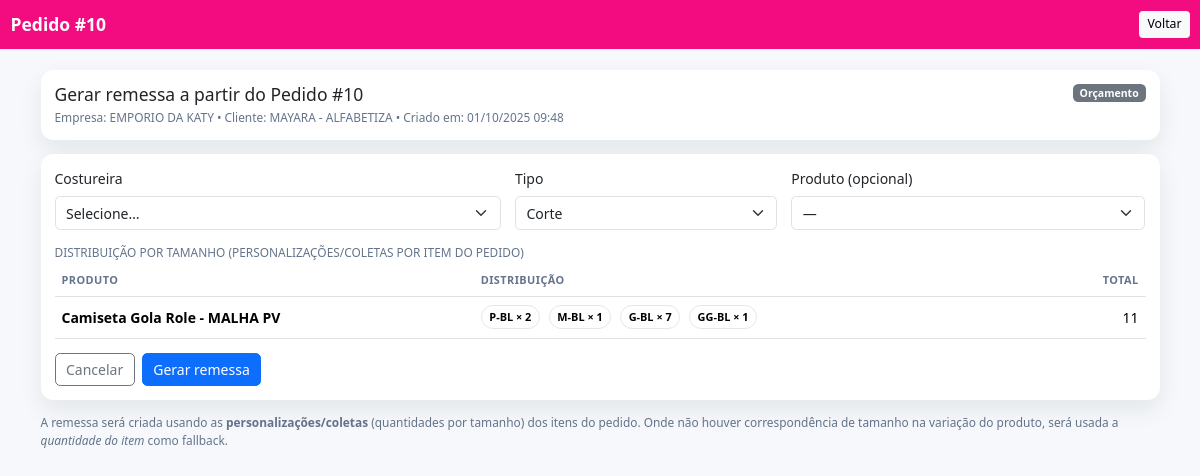
The page /pedidos/10/gerar-remessa/ (signed in) on the database its author committed.
### camisas/models.py (models this page shows, shortened)
class Pedido(models.Model):
    STATUS = (
        ("ORC", "Orçamento"),
        ("PEN", "Pendente"),
        ("PROD", "Em Produção"),
        ("FAT", "Faturado/Entregue"),
        ("CANC", "Cancelado"),
    )
    ETAPA_PRODUCAO = [
        ("ARTE", "Arte"),
        ("IMPRESSAO", "Impressão"),
        ("ESTAMPAGEM", "Estampagem"),
        ("ACABAMENTO", "Acabamento"),
        ("QUALIDADE", "Qualidade"),
        ("ENTREGA", "Entrega"),
    ]
    empresa = models.ForeignKey("Empresa", on_delete=models.PROTECT, related_name="pedidos")
    cliente = models.ForeignKey("Cliente", on_delete=models.PROTECT, related_name="pedidos")
    criado_em = models.DateTimeField(default=timezone.now)
    status = models.CharField(max_length=4, choices=STATUS, default="ORC")
    etapa_producao = models.CharField(
        max_length=20,
        choices=ETAPA_PRODUCAO,
        default="ARTE",
        db_index=True,
        help_text="Etapa atual no fluxo de produção (Kanban)."
    )
    observacao = models.TextField(blank=True, null=True)
    desconto_percentual = models.DecimalField(max_digits=7, decimal_places=2, default=Decimal("0.00"))
    acrescimo_percentual = models.DecimalField(max_digits=7, decimal_places=2, default=Decimal("0.00"))
    data_entrega = models.DateField(blank=True, null=True, verbose_name="Data de entrega")
    orcamento_ocultar_total = models.BooleanField(
        default=False,
        help_text="Se marcado, esconde o bloco de totais e a coluna Subtotal no orçamento."
    )
    numero_orcamento = models.CharField(max_length=40, blank=True, null=True)
    validade = models.DateField(blank=True, null=True)
    condicoes = models.TextField(blank=True, null=True)
    arte = SafeImageField(upload_to=arte_upload_to, blank=True, null=True)
    APPROVAL_CHOICES = (("PEND", "Pendente"), ("APRV", "Aprovado"), ("REJ", "Recusado"))
    approval_token = models.CharField(max_length=64, unique=True, db_index=True, default=gen_approval_token, editable=False)
    approval_status = models.CharField(max_length=4, choices=APPROVAL_CHOICES, default="PEND")
    approval_decided_at = models.DateTimeField(blank=True, null=True)
    approval_decision_ip = models.GenericIPAddressField(blank=True, null=True)
    approval_name = models.CharField(max_length=120, blank=True, null=True)
    approval_email = models.EmailField(blank=True, null=True)
    approval_comment = models.TextField(blank=True, null=True)
    approval_signature = SafeImageField(upload_to="assinaturas/%Y/%m", blank=True, null=True)
    approval_user_agent = models.TextField(blank=True, default="")
    approval_timezone = models.CharField(max_length=64, blank=True, default="")
    approval_hash = models.CharField(max_length=64, blank=True, default="")
    ART_CHOICES = (("PEND", "Pendente"), ("APRV", "Aprovado"), ("REJ", "Recusado"))
    artwork_token = models.CharField(max_length=64, unique=True, db_index=True, default=gen_approval_token, editable=False)
    artwork_status = models.CharField(max_length=4, choices=ART_CHOICES, default="PEND")
    artwork_decided_at = models.DateTimeField(blank=True, null=True)
    artwork_decision_ip = models.GenericIPAddressField(blank=True, null=True)
    artwork_name = models.CharField(max_length=120, blank=True, null=True)
    artwork_email = models.EmailField(blank=True, null=True)
    artwork_comment = models.TextField(blank=True, null=True)
    artwork_signature = SafeImageField(upload_to="assinaturas/%Y/%m", blank=True, null=True)
    artwork_user_agent = models.TextField(blank=True, default="")
    artwork_timezone = models.CharField(max_length=64, blank=True, default="")
    artwork_hash = models.CharField(max_length=64, blank=True, default="")

class Empresa(models.Model):
    nome_fantasia = models.CharField(max_length=120)
    razao_social = models.CharField(max_length=180, blank=True, null=True)
    cnpj = models.CharField(max_length=18, blank=True, null=True)
    ie = models.CharField("Inscrição Estadual", max_length=30, blank=True, null=True)
    email = models.EmailField(blank=True, null=True)
    telefone = models.CharField(max_length=30, blank=True, null=True)
    endereco = models.CharField(max_length=180, blank=True, null=True)
    cidade = models.CharField(max_length=80, blank=True, null=True)
    uf = models.CharField(max_length=2, blank=True, null=True)
    logo = SafeImageField(upload_to=logo_upload_to, blank=True, null=True)
    class Meta:
        ordering = ("nome_fantasia",)
    def logo_img_tag(self, height: int = 120) -> str:
        """Pré-visualização segura para usar no admin (readonly_fields)."""
        url = self.logo_url_safe
        if not url:
            return "—"
        return mark_safe(
            f'<img src="{url}" style="max-height:{height}px;border:1px solid #eee;padding:4px;border-radius:6px">'
        )
    logo_img_tag.short_description = "Logo"

class Cliente(models.Model):
    empresa = models.ForeignKey(Empresa, on_delete=models.PROTECT, related_name="clientes")
    nome = models.CharField(max_length=120)
    cpf_cnpj = models.CharField(max_length=20, blank=True, null=True)
    email = models.EmailField(blank=True, null=True)
    telefone = models.CharField(max_length=30, blank=True, null=True)
    endereco = models.CharField(max_length=180, blank=True, null=True)
    observacoes = models.TextField(blank=True, null=True)

class Produto(models.Model):
    empresa = models.ForeignKey(Empresa, on_delete=models.PROTECT, related_name="produtos")
    nome = models.CharField(max_length=120)
    descricao = models.TextField(blank=True, null=True)
    ativo = models.BooleanField(default=True)
    def __str__(self) -> str:
        return self.nome

class PersonalizacaoItem(models.Model):
    TAM_CAMISA = [
        ("1A",  "1 ano"),
        ("2A",  "2 anos"),
        ("4A",  "4 anos"),
        ("6A",  "6 anos"),
        ("8A",  "8 anos"),
        ("10A", "10 anos"),
        ("12A", "12 anos"),
        ("PP", "PP"),
        ("P",  "P"),
        ("M",  "M"),
        ("G",  "G"),
        ("GG", "GG"),
        ("XG", "XG"),
        ("GXG", "GXG"),
        ("PP-BL", "PP Baby Look"),
        ("P-BL",  "P Baby Look"),
        ("M-BL",  "M Baby Look"),
        ("G-BL",  "G Baby Look"),
        ("GG-BL", "GG Baby Look"),
        ("XG-BL", "XG Baby Look"),
    ]
    TAM_SHORT = [
        ("P", "P"),
        ("M", "M"),
        ("G", "G"),
        ("GG", "GG"),
    ]
    item = models.ForeignKey(
        "ItemPedido",
        related_name="personalizacoes",
        on_delete=models.CASCADE
    )
    nome = models.CharField(max_length=100, blank=True, null=True)
    numero = models.CharField(max_length=10, blank=True, null=True)
    outra_info = models.CharField(max_length=200, blank=True, null=True)
    tamanho_camisa = models.CharField(
        max_length=10,
        choices=TAM_CAMISA,
        blank=True,
        null=True
    )
    quantidade = models.PositiveIntegerField(
        blank=True,
        null=True,
        default=None,
        help_text="Quantidade opcional"
    )
    incluir_short = models.BooleanField(default=False)
    tamanho_short = models.CharField(
        max_length=10,
        choices=TAM_SHORT,
        blank=True,
        null=True
    )

### camisas/views.py (the view, shortened to what this page needs)
# urls.py: path("pedidos/<int:pk>/gerar-remessa/", views.pedido_gerar_remessa, name="pedido_gerar_remessa"),
@login_required
@transaction.atomic
def pedido_gerar_remessa(request, pk):
    pedido = get_object_or_404(
        Pedido.objects.select_related("empresa", "cliente").prefetch_related(
            Prefetch(
                "itens",
                queryset=ItemPedido.objects
                    .select_related("variacao", "variacao__produto")
                    .prefetch_related(
                        "personalizacoes",
                        Prefetch("coletas", queryset=ColetaPedido.objects.prefetch_related("pessoas"))
                    )
            )
        ),
        pk=pk
    )
    if request.method == "GET":
        itens_por_produto = defaultdict(list)
        for it in pedido.itens.all():
            if it.variacao_id:
                itens_por_produto[it.variacao.produto].append(it)
        preview = []
        for produto, itens in itens_por_produto.items():
            counter = Counter()
            for it in itens:
                counter += _count_for_item(it)
            mapa = _order_sizes(counter)
            total = sum(mapa.values())
            preview.append({
                "produto": produto,
                "mapa": mapa,   # OrderedDict { "P": 10, "M": 12, ... }
                "total": total,
            })
        preview.sort(key=lambda r: r["produto"].nome.lower())
        costureiras = Costureira.objects.filter(ativo=True).order_by("nome")
        produtos = Produto.objects.filter(empresa=pedido.empresa, ativo=True).order_by("nome")
        return render(request, "camisas/pedido_gerar_remessa.html", {
            "pedido": pedido,
            "costureiras": costureiras,
            "produtos": produtos,
            "remessa_tipos": Remessa.TIPO,
            "preview": preview,  # 👈 o template que te passei usa 'preview'
        })

### camisas/views.py (called while the page is built, shortened)
def _count_for_item(it) -> Counter:
    c = Counter()
    for p in it.personalizacoes.all():
        tam = (p.tamanho_camisa or "").strip().upper()
        if not tam:
            continue
        qtd = int(p.quantidade or 1)
        c[tam] += qtd
    return c

def _order_sizes(counter: Counter) -> OrderedDict:
    od = OrderedDict()
    for s in SIZE_ORDER:
        q = counter.get(s) or 0
        if q:
            od[s] = q
    for k, v in counter.items():
        if v and k not in od:
            od[k] = v
    return od

### camisas/templates/camisas/pedido_gerar_remessa.html (shortened to what this page needs)
<!doctype html>
<html lang="pt-br">
<head>
  <link href="https://cdn.jsdelivr.net/npm/bootstrap@5.3.3/dist/css/bootstrap.min.css" rel="stylesheet"/>
</head>
<body>
<nav class="navbar nav-pro navbar-dark">
  <div class="container-fluid">
    <a class="navbar-brand fw-bold" href="{% url 'camisas:pedido_detail' pedido.pk %}">Pedido #{{ pedido.pk }}</a>
    <div class="ms-auto d-flex gap-2">
      <a class="btn btn-sm btn-light" href="{% url 'camisas:pedido_detail' pedido.pk %}">Voltar</a>
    </div>
  </div>
</nav>
<main class="container py-4">
  <div class="card p-3 bg-white mb-3">
    <div class="d-flex justify-content-between align-items-start flex-wrap gap-2">
      <div>
        <h1 class="h5 mb-1">Gerar remessa a partir do Pedido #{{ pedido.pk }}</h1>
        <div class="mini">
          Empresa: {{ pedido.empresa.nome_fantasia|default:"—" }} •
          Cliente: {{ pedido.cliente.nome|default:pedido.cliente|default:"—" }} •
          Criado em: {{ pedido.criado_em|date:"d/m/Y H:i" }}
        </div>
      </div>
      <span class="badge
        {% if pedido.status == 'FAT' %}text-bg-success
        {% elif pedido.status == 'PROD' %}text-bg-primary
        {% elif pedido.status == 'PEN' %}text-bg-warning
        {% elif pedido.status == 'ORC' %}text-bg-secondary
        {% else %}text-bg-dark{% endif %}">
        {{ pedido.get_status_display }}
      </span>
    </div>
  </div>
  <div class="card p-3 bg-white mb-3">
    <form method="post" class="row g-3">
      <div class="col-12 col-md-5">
        <label class="form-label">Costureira</label>
        <select name="costureira" class="form-select" required>
          <option value="" selected disabled>Selecione…</option>
        </select>
      </div>
      <div class="col-6 col-md-3">
        <label class="form-label">Tipo</label>
        <select name="tipo" class="form-select">
          {% if remessa_tipos %}
            {% for val,label in remessa_tipos %}
              <option value="{{ val }}">{{ label }}</option>
            {% endfor %}
          {% else %}
            <option value="CORTE">Corte</option>
            <option value="COSTURA">Costura</option>
            <option value="CORRECAO">Correção</option>
          {% endif %}
        </select>
      </div>
      <div class="col-6 col-md-4">
        <label class="form-label">Produto (opcional)</label>
        <select name="produto" class="form-select">
          <option value="">—</option>
        </select>
      </div>
      <div class="col-12">
        <div class="mini text-uppercase mb-1">Distribuição por tamanho (personalizações/coletas por item do pedido)</div>
        <div class="table-responsive">
          <table class="table align-middle mb-0">
            <thead>
              <tr>
                <th style="min-width:220px">Produto</th>
                <th>Distribuição</th>
                <th class="text-end" style="width:140px">Total</th>
              </tr>
            </thead>
            <tbody>
              {% if preview %}
                {% for row in preview %}
                  <tr>
                    <td class="fw-semibold">
                      {% if row.produto %}{{ row.produto }}{% else %}—{% endif %}
                    </td>
                    <td>
                      {% if row.mapa %}
                        {% for tam, qtd in row.mapa.items %}
                          <span class="chip">{{ tam }} × {{ qtd }}</span>
                        {% endfor %}
                      {% else %}
                        <span class="text-muted">— sem dados de tamanho • usará a quantidade do item</span>
                      {% endif %}
                    </td>
                    <td class="text-end">{{ row.total|default:"0" }}</td>
                  </tr>
                {% endfor %}
              {% else %}
                <tr>
                  <td colspan="3" class="text-center text-muted py-4">
                    Não há itens com personalizações registradas neste pedido.
                  </td>
                </tr>
              {% endif %}
            </tbody>
          </table>
        </div>
      </div>
      <div class="col-12 d-flex gap-2">
        <a href="{% url 'camisas:pedido_detail' pedido.pk %}" class="btn btn-outline-secondary">Cancelar</a>
        <button class="btn btn-primary">Gerar remessa</button>
      </div>
    </form>
  </div>
  <p class="mini">
    A remessa será criada usando as <strong>personalizações/coletas</strong> (quantidades por tamanho) dos itens do pedido.
    Onde não houver correspondência de tamanho na variação do produto, será usada a <em>quantidade do item</em> como fallback.
  </p>
</main>
</body>
</html>

### camisas/templates/camisas/pedido_gerar_remessa.html (style rules this page uses)
:root { --ink:#0f172a;--muted:#64748b;--g1:#f30c80;--g2:#f30c80;--ring:rgba(37,99,235,.18);--base-font:14px; }
html { font-size:var(--base-font); }
body { background:#f6f8fb;color:var(--ink); }
.nav-pro { background:linear-gradient(90deg,var(--g1),var(--g2)); }
.card { border:none;box-shadow:0 10px 24px rgba(17,24,39,.08);border-radius:.9rem; }
.mini { font-size:.85rem;color:var(--muted) }
.table thead th { font-size:.78rem;text-transform:uppercase;letter-spacing:.04em;color:#64748b;border-top:0 }
.chip { display:inline-block;background:#fff;border:1px solid #e5e7eb;border-radius:999px;padding:.2rem .55rem;margin:.12rem .35rem .12rem 0;font-weight:700;font-size:.78rem }

### rows shown on the page
Pedido: pk "10", empresa.nome_fantasia "EMPORIO DA KATY", cliente.nome "MAYARA - ALFABETIZA", criado_em "01/10/2025 09:48", status "Orçamento"
Produto: produto "Camiseta Gola Role - MALHA PV", total "11"
PersonalizacaoItem: tamanho_camisa "P-BL", quantidade "2"
PersonalizacaoItem: tamanho_camisa "M-BL", quantidade "1"
PersonalizacaoItem: tamanho_camisa "G-BL", quantidade "7"
PersonalizacaoItem: tamanho_camisa "GG-BL", quantidade "1"

### other values the page prints
form field tipo "Corte"
